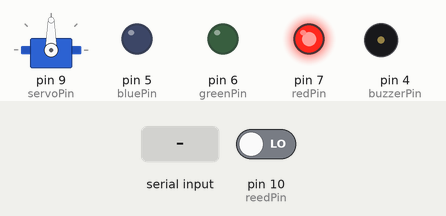
Simulated run of this sketch. Board: Arduino Uno, built with avr-gcc and run on an emulated ATmega328P. Shown: servo, output pins drawn as LEDs (lit = HIGH), buzzer (waves = sounding). Inputs (shaded band) come from the test bench; at power-on: pin 10 (reedPin) LOW. What the sketch prints to the serial monitor is not drawn.

Above: at 1.2 s.
1.3 s: "o" received over Serial
At 1.5 s:
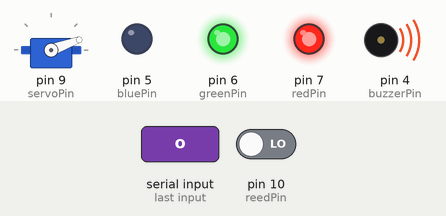
Timing chart, 0 to 4.3 s (numbered marks = the images above; inputs shaded):
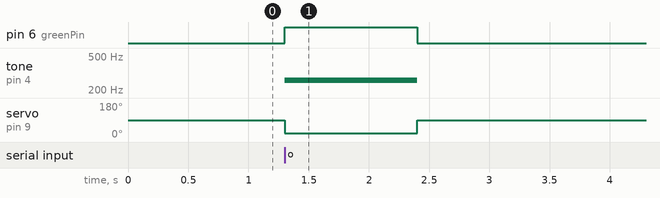

Measured:
- after the input at 1.3 s, pin 6 (greenPin): LOW → HIGH at once, → LOW 1.1 s later; tone on pin 4 (buzzerPin): silent → 261 Hz at once, → silent 1.1 s later; servo on pin 9 (servoPin): 90° → 20° at once, → 90° 1.1 s later

The sketch:

locker.ino
```cpp
#include <Servo.h>
#define reedPin 10
#define servoPin 9
#define servoOpen 20
#define servoClosed 90
#define buzzerPin 4
#define redPin 7
#define greenPin 6
#define bluePin 5

int state; // 0 : closed, 1 : open
Servo myservo;
int reedCount = 0;

void led_red(){
  digitalWrite(redPin, HIGH);
  digitalWrite(bluePin, HIGH);
  digitalWrite(greenPin, HIGH);
}
void led_blue(){
  digitalWrite(redPin, LOW);
  digitalWrite(bluePin, HIGH);
  digitalWrite(greenPin, LOW);
}
void led_green(){
  digitalWrite(redPin, LOW);
  digitalWrite(bluePin, LOW);
  digitalWrite(greenPin, HIGH);
}
void led_white(){
  digitalWrite(redPin, HIGH);
  digitalWrite(bluePin, LOW);
  digitalWrite(greenPin, LOW);
}
void led_purple(){
  digitalWrite(redPin, HIGH);
  digitalWrite(bluePin, HIGH);
  digitalWrite(greenPin, LOW);
}
void led_yello(){
  digitalWrite(redPin, HIGH);
  digitalWrite(bluePin, LOW);
  digitalWrite(greenPin, HIGH);
  tone(buzzerPin, 261, 100);
}

void setup() {
  Serial.begin(9600); // 시리얼 통신 시작
  state = 0; // 처음 상태는 closed
  myservo.attach(servoPin); // 서보핀 등록
  myservo.write(servoClosed); // 문 닫기

  pinMode(reedPin, INPUT);
  pinMode(redPin, OUTPUT);
  pinMode(bluePin, OUTPUT);
  pinMode(greenPin, OUTPUT);
  pinMode(buzzerPin, OUTPUT);
  led_white();
}


void loop() {
  if (state == 0){// 문이 닫혀있는 상태 -> 라즈베리파이로부터 문을 열어달라는 신호를 기다림
    char ch = Serial.read();
    if(ch == 'o'){ // o는 open을 의미함
      // 서보모터로 문을 열어줌
      myservo.write(servoOpen);
      led_red();
      tone(buzzerPin, 494, 1000);
      // state를 1(open)로 변경
      state = 1;
    }
  }
  else if (state == 1){ // 문이 열려있는 상태 -> 리드센서를 확인하여 문이 닫히는 순간을 라즈베리파이에게 알려줌
    // 리드스위치 읽기
    int reed_switch = digitalRead(reedPin);
    if(reed_switch == 0){//문이 닫히는 경우
      reedCount++;
      led_yello();
      delay(100);
    }
    else {
      reedCount = 0;
      led_red();
    }

    if(reedCount > 10){ // reed센서가 자격을 특정횟수 이상만큼 연속으로 감지하면 문 잠금
      myservo.write(servoClosed); // 문 닫기
      Serial.println('c'); // c는 closed를 의미, 라즈베리파이에 문이 닫힘을 알려줌
      reedCount = 0;
      state = 0; // 상태를 closed로 바꿈
      led_white();
    }
  }
}
```
